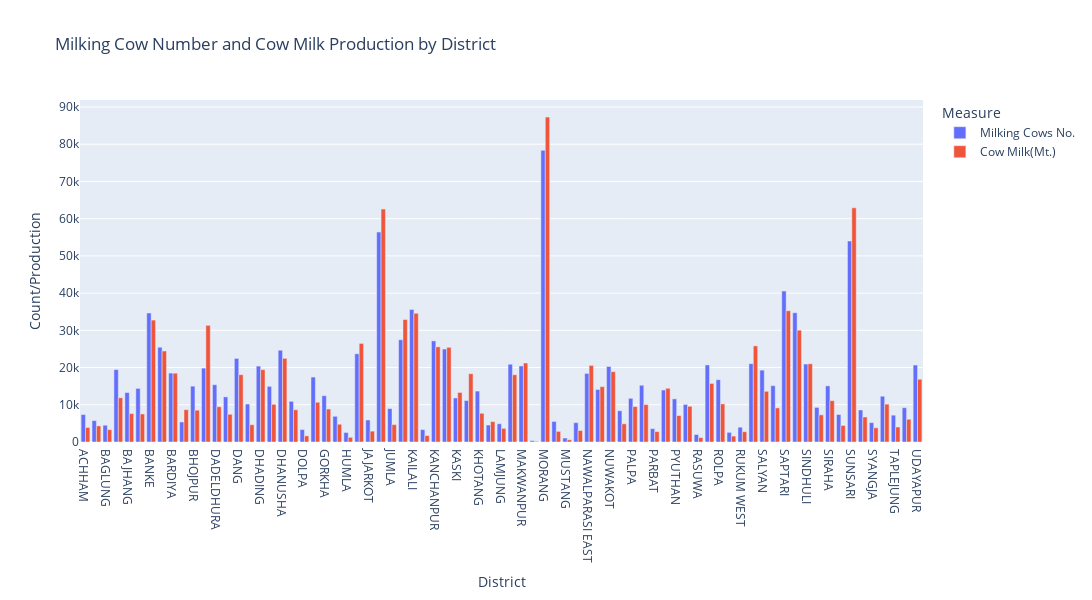

The cell this chart's notebook holds for it:
### Markdown cell above
## 4. visualize the datasets

### Code cell
#Lets visualize the data of milking cow no and cow milk production by district
# Select the columns to plot
selected_columns = df1[['District', 'Milking Cows No.', 'Cow Milk(Mt.)']]
# Melt the DataFrame
df_melted = pd.melt(selected_columns, id_vars=['District'], value_vars=[ 'Milking Cows No.', 'Cow Milk(Mt.)'],
                    var_name='Measure', value_name='Value')
# Create a bar plot
fig = px.bar(df_melted, x='District', y='Value', color='Measure', barmode='group',
             title='Milking Cow Number and Cow Milk Production by District',
             labels={'District': 'District', 'Value': 'Count/Production'},category_orders={'District': sorted(df1['District'].unique())},
             height=600, width=3000)

# Show the plot
fig.show()

### Figure 1 — Plotly figure (JSON) as saved in the notebook; plotly's stock layout.template omitted (floating-point values rounded to 4 significant figures)
{"data": [{"alignmentgroup": "True", "hovertemplate": "Measure=Milking Cows No.<br>District=%{x}<br>Count/Production=%{y}<extra></extra>", "legendgroup": "Milking Cows No.", "marker": {"color": "#636efa", "pattern": {"shape": ""}}, "name": "Milking Cows No.", "offsetgroup": "Milking Cows No.", "orientation": "v", "showlegend": true, "textposition": "auto", "type": "bar", "x": ["BHOJPUR", "DHANKUTA", "ILAM", "JHAPA", "KHOTANG", "MORANG", "OKHALDHUNGA", "PANCHTHAR", "SANKHUWASABHA", "SOLUKHUMBU", "SUNSARI", "TAPLEJUNG", "TERHATHUM", "UDAYAPUR", "BARA", "DHANUSHA", "MAHOTTARI", "PARSA", "RAUTAHAT", "SAPTARI", "SARLAHI", "SIRAHA", "BHAKTAPUR", "CHITWAN", "DHADING", "DOLAKHA", "KATHMANDU", "KABHREPALAN- CHOK", "LALITPUR", "MAKWANPUR", "NUWAKOT", "RAMECHHAP", "RASUWA", "SINDHULI", "SINDHUPALCHOK", "BAGLUNG", "GORKHA", "KASKI", "LAMJUNG", "MANANG", "MUSTANG", "MYAGDI", "NAWALPARASI EAST", "PARBAT", "SYANGJA", "TANAHUN", "ARGHAKHANCHI", "BANKE", "BARDIYA", "DANG", "GULMI", "KAPILBASTU", "NAWALPARASI WEST", "PALPA", "PYUTHAN", "ROLPA", "RUKUM EAST", "RUPANDEHI", "DAILEKH", "DOLPA", "HUMLA", "JAJARKOT", "JUMLA", "KALIKOT", "MUGU", "RUKUM WEST", "SALYAN", "SURKHET", "ACHHAM", "BAITADI", "BAJHANG", "BAJURA", "DADELDHURA", "DARCHULA", "DOTI", "KAILALI", "KANCHANPUR"], "xaxis": "x", "y": [15006, 14951, 23707, 56405, 13680, 78354, 8396, 15248, 15133, 7372, 54002, 7207, 9218, 20675, 25455, 24656, 20893, 13962, 20698, 40567, 34731, 15077, 5379, 19853, 20394, 10936, 11150, 27476, 4561, 20429, 20283, 10084, 2005, 20939, 9303, 4511, 12440, 11831, 4901, 367, 1075, 5199, 18421, 3581, 5204, 12300, 5741, 34665, 18516, 22450, 6910, 24975, 14107, 11738, 11588, 16735, 2590, 21048, 12126, 3333, 2554, 5914, 8977, 3334, 5523, 3980, 19307, 8602, 7375, 19448, 13292, 14399, 15392, 10199, 17447, 35617, 27164], "yaxis": "y"}, {"alignmentgroup": "True", "hovertemplate": "Measure=Cow Milk(Mt.)<br>District=%{x}<br>Count/Production=%{y}<extra></extra>", "legendgroup": "Cow Milk(Mt.)", "marker": {"color": "#EF553B", "pattern": {"shape": ""}}, "name": "Cow Milk(Mt.)", "offsetgroup": "Cow Milk(Mt.)", "orientation": "v", "showlegend": true, "textposition": "auto", "type": "bar", "x": ["BHOJPUR", "DHANKUTA", "ILAM", "JHAPA", "KHOTANG", "MORANG", "OKHALDHUNGA", "PANCHTHAR", "SANKHUWASABHA", "SOLUKHUMBU", "SUNSARI", "TAPLEJUNG", "TERHATHUM", "UDAYAPUR", "BARA", "DHANUSHA", "MAHOTTARI", "PARSA", "RAUTAHAT", "SAPTARI", "SARLAHI", "SIRAHA", "BHAKTAPUR", "CHITWAN", "DHADING", "DOLAKHA", "KATHMANDU", "KABHREPALAN- CHOK", "LALITPUR", "MAKWANPUR", "NUWAKOT", "RAMECHHAP", "RASUWA", "SINDHULI", "SINDHUPALCHOK", "BAGLUNG", "GORKHA", "KASKI", "LAMJUNG", "MANANG", "MUSTANG", "MYAGDI", "NAWALPARASI EAST", "PARBAT", "SYANGJA", "TANAHUN", "ARGHAKHANCHI", "BANKE", "BARDIYA", "DANG", "GULMI", "KAPILBASTU", "NAWALPARASI WEST", "PALPA", "PYUTHAN", "ROLPA", "RUKUM EAST", "RUPANDEHI", "DAILEKH", "DOLPA", "HUMLA", "JAJARKOT", "JUMLA", "KALIKOT", "MUGU", "RUKUM WEST", "SALYAN", "SURKHET", "ACHHAM", "BAITADI", "BAJHANG", "BAJURA", "DADELDHURA", "DARCHULA", "DOTI", "KAILALI", "KANCHANPUR"], "xaxis": "x", "y": [8543, 10117, 26483, 62578, 7716, 87290, 4890, 10050, 9160, 4449, 62917, 4025, 6103, 16861, 24445, 22476, 18071, 14443, 15741, 35271, 30042, 11102, 8678, 31328, 19438, 8662, 18348, 32906, 5478, 21223, 18898, 9592, 1187, 21021, 7294, 3320, 8860, 13312, 3662, 168, 610, 3077, 20579, 2797, 3819, 10175, 4329, 32754, 18487, 18089, 4775, 25436, 14880, 9527, 7112, 10231, 1588, 25820, 7451, 1645, 1261, 2920, 4676, 1724, 2856, 2764, 13622, 6722, 3908, 11886, 7643, 7537, 9476, 4639, 10687, 34589, 25573], "yaxis": "y"}], "layout": {"barmode": "group", "height": 600, "legend": {"title": {"text": "Measure"}, "tracegroupgap": 0}, "title": {"text": "Milking Cow Number and Cow Milk Production by District"}, "width": 3000, "xaxis": {"anchor": "y", "categoryarray": ["ACHHAM", "ARGHAKHANCHI", "BAGLUNG", "BAITADI", "BAJHANG", "BAJURA", "BANKE", "BARA", "BARDIYA", "BHAKTAPUR", "BHOJPUR", "CHITWAN", "DADELDHURA", "DAILEKH", "DANG", "DARCHULA", "DHADING", "DHANKUTA", "DHANUSHA", "DOLAKHA", "DOLPA", "DOTI", "GORKHA", "GULMI", "HUMLA", "ILAM", "JAJARKOT", "JHAPA", "JUMLA", "KABHREPALAN- CHOK", "KAILALI", "KALIKOT", "KANCHANPUR", "KAPILBASTU", "KASKI", "KATHMANDU", "KHOTANG", "LALITPUR", "LAMJUNG", "MAHOTTARI", "MAKWANPUR", "MANANG", "MORANG", "MUGU", "MUSTANG", "MYAGDI", "NAWALPARASI EAST", "NAWALPARASI WEST", "NUWAKOT", "OKHALDHUNGA", "PALPA", "PANCHTHAR", "PARBAT", "PARSA", "PYUTHAN", "RAMECHHAP", "RASUWA", "RAUTAHAT", "ROLPA", "RUKUM EAST", "RUKUM WEST", "RUPANDEHI", "SALYAN", "SANKHUWASABHA", "SAPTARI", "SARLAHI", "SINDHULI", "SINDHUPALCHOK", "SIRAHA", "SOLUKHUMBU", "SUNSARI", "SURKHET", "SYANGJA", "TANAHUN", "TAPLEJUNG", "TERHATHUM", "UDAYAPUR"], "categoryorder": "array", "domain": [0, 1], "title": {"text": "District"}}, "yaxis": {"anchor": "x", "domain": [0, 1], "title": {"text": "Count/Production"}}}}
